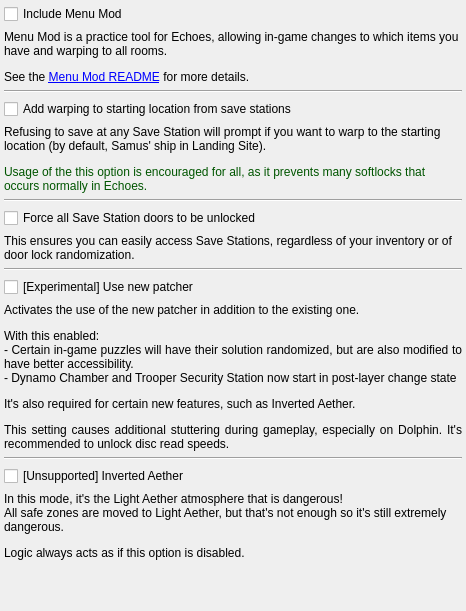
<?xml version="1.0" encoding="UTF-8"?>
<ui version="4.0">
 <class>PresetEchoesPatches</class>
 <widget class="QMainWindow" name="PresetEchoesPatches">
  <property name="geometry">
   <rect>
    <x>0</x>
    <y>0</y>
    <width>466</width>
    <height>611</height>
   </rect>
  </property>
  <property name="windowTitle">
   <string>Other</string>
  </property>
  <widget class="QWidget" name="centralWidget">
   <property name="maximumSize">
    <size>
     <width>16777215</width>
     <height>16777215</height>
    </size>
   </property>
   <layout class="QVBoxLayout" name="verticalLayout">
    <property name="leftMargin">
     <number>4</number>
    </property>
    <property name="topMargin">
     <number>4</number>
    </property>
    <property name="rightMargin">
     <number>4</number>
    </property>
    <property name="bottomMargin">
     <number>4</number>
    </property>
    <item>
     <widget class="QCheckBox" name="include_menu_mod_check">
      <property name="enabled">
       <bool>true</bool>
      </property>
      <property name="text">
       <string>Include Menu Mod</string>
      </property>
     </widget>
    </item>
    <item>
     <widget class="QLabel" name="include_menu_mod_label">
      <property name="sizePolicy">
       <sizepolicy hsizetype="Preferred" vsizetype="Fixed">
        <horstretch>0</horstretch>
        <verstretch>0</verstretch>
       </sizepolicy>
      </property>
      <property name="maximumSize">
       <size>
        <width>16777215</width>
        <height>60</height>
       </size>
      </property>
      <property name="text">
       <string>&lt;html&gt;&lt;head/&gt;&lt;body&gt;&lt;p&gt;Menu Mod is a practice tool for Echoes, allowing in-game changes to which items you have and warping to all rooms.&lt;/p&gt;&lt;p&gt;See the &lt;a href=&quot;https://www.dropbox.com/s/yhqqafaxfo3l4vn/Echoes%20Menu.7z?file_subpath=%2FEchoes+Menu%2Freadme.txt&quot;&gt;&lt;span style=&quot; text-decoration: underline; color:#0000ff;&quot;&gt;Menu Mod README&lt;/span&gt;&lt;/a&gt; for more details.&lt;/p&gt;&lt;/body&gt;&lt;/html&gt;</string>
      </property>
      <property name="alignment">
       <set>Qt::AlignLeading|Qt::AlignLeft|Qt::AlignTop</set>
      </property>
      <property name="wordWrap">
       <bool>true</bool>
      </property>
      <property name="openExternalLinks">
       <bool>true</bool>
      </property>
     </widget>
    </item>
    <item>
     <widget class="Line" name="warp_to_start_line">
      <property name="orientation">
       <enum>Qt::Horizontal</enum>
      </property>
     </widget>
    </item>
    <item>
     <widget class="QCheckBox" name="warp_to_start_check">
      <property name="text">
       <string>Add warping to starting location from save stations</string>
      </property>
     </widget>
    </item>
    <item>
     <widget class="QLabel" name="warp_to_start_label">
      <property name="sizePolicy">
       <sizepolicy hsizetype="Preferred" vsizetype="Fixed">
        <horstretch>0</horstretch>
        <verstretch>0</verstretch>
       </sizepolicy>
      </property>
      <property name="maximumSize">
       <size>
        <width>16777215</width>
        <height>70</height>
       </size>
      </property>
      <property name="text">
       <string>&lt;html&gt;&lt;head/&gt;&lt;body&gt;&lt;p&gt;Refusing to save at any Save Station will prompt if you want to warp to the starting location (by default, Samus' ship in Landing Site).&lt;/p&gt;&lt;p&gt;&lt;span style=&quot; color:#005500;&quot;&gt;Usage of the this option is encouraged for all, as it prevents many softlocks that occurs normally in Echoes.&lt;/span&gt;&lt;/p&gt;&lt;/body&gt;&lt;/html&gt;</string>
      </property>
      <property name="alignment">
       <set>Qt::AlignLeading|Qt::AlignLeft|Qt::AlignTop</set>
      </property>
      <property name="wordWrap">
       <bool>true</bool>
      </property>
     </widget>
    </item>
    <item>
     <widget class="Line" name="save_doors_line">
      <property name="orientation">
       <enum>Qt::Horizontal</enum>
      </property>
     </widget>
    </item>
    <item>
     <widget class="QCheckBox" name="save_doors_check">
      <property name="text">
       <string>Force all Save Station doors to be unlocked</string>
      </property>
     </widget>
    </item>
    <item>
     <widget class="QLabel" name="save_doors_label">
      <property name="text">
       <string>This ensures you can easily access Save Stations, regardless of your inventory or of door lock randomization.</string>
      </property>
      <property name="wordWrap">
       <bool>true</bool>
      </property>
     </widget>
    </item>
    <item>
     <widget class="Line" name="new_patcher_line">
      <property name="orientation">
       <enum>Qt::Horizontal</enum>
      </property>
     </widget>
    </item>
    <item>
     <widget class="QCheckBox" name="new_patcher_check">
      <property name="text">
       <string>[Experimental] Use new patcher</string>
      </property>
     </widget>
    </item>
    <item>
     <widget class="QLabel" name="new_patcher_label">
      <property name="text">
       <string>&lt;html&gt;&lt;head/&gt;&lt;body&gt;&lt;p&gt;Activates the use of the new patcher in addition to the existing one.&lt;/p&gt;&lt;p&gt;With this enabled:&lt;br/&gt;- Certain in-game puzzles will have their solution randomized, but are also modified to have better accessibility.&lt;br/&gt;- Dynamo Chamber and Trooper Security Station now start in post-layer change state&lt;/p&gt;&lt;p&gt;It's also required for certain new features, such as Inverted Aether.&lt;/p&gt;&lt;p&gt;This setting causes additional stuttering during gameplay, especially on Dolphin. It's recommended to unlock disc read speeds.&lt;/p&gt;&lt;/body&gt;&lt;/html&gt;</string>
      </property>
      <property name="alignment">
       <set>Qt::AlignJustify|Qt::AlignTop</set>
      </property>
      <property name="wordWrap">
       <bool>true</bool>
      </property>
     </widget>
    </item>
    <item>
     <widget class="Line" name="inverted_line">
      <property name="orientation">
       <enum>Qt::Horizontal</enum>
      </property>
     </widget>
    </item>
    <item>
     <widget class="QCheckBox" name="inverted_check">
      <property name="text">
       <string>[Unsupported] Inverted Aether</string>
      </property>
     </widget>
    </item>
    <item>
     <widget class="QLabel" name="inverted_label">
      <property name="text">
       <string>&lt;html&gt;&lt;head/&gt;&lt;body&gt;&lt;p&gt;In this mode, it's the Light Aether atmosphere that is dangerous!&lt;br/&gt;All safe zones are moved to Light Aether, but that's not enough so it's still extremely dangerous.&lt;/p&gt;&lt;p&gt;Logic always acts as if this option is disabled.&lt;/p&gt;&lt;/body&gt;&lt;/html&gt;</string>
      </property>
      <property name="alignment">
       <set>Qt::AlignLeading|Qt::AlignLeft|Qt::AlignTop</set>
      </property>
      <property name="wordWrap">
       <bool>true</bool>
      </property>
     </widget>
    </item>
    <item>
     <spacer name="verticalSpacer">
      <property name="orientation">
       <enum>Qt::Vertical</enum>
      </property>
      <property name="sizeHint" stdset="0">
       <size>
        <width>20</width>
        <height>40</height>
       </size>
      </property>
     </spacer>
    </item>
   </layout>
  </widget>
 </widget>
 <layoutdefault spacing="6" margin="11"/>
 <resources/>
 <connections/>
</ui>
